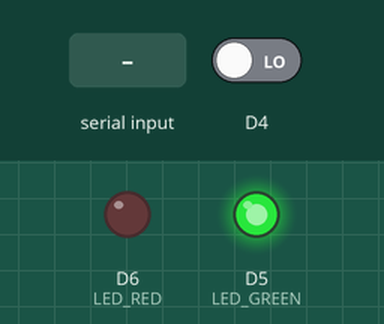
Simulated run of this sketch. Board: ESP8266 (NodeMCU). On the bench: output pins drawn as LEDs (lit = HIGH). The inputs (shaded band) are chosen by the test bench; at power-on: D4 LOW. WiFi joins after 1.5 s; servers stay silent unless stated; what the sketch prints to the serial monitor is not drawn.

Above: at 2.7 s.
2.8 s: "C00478\n" received over the second serial link
At 3.6 s:
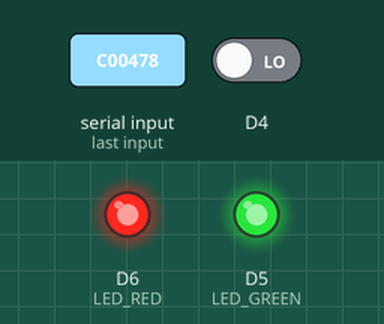
5.3 s: "D00003\n" received over the second serial link
At 6.6 s:
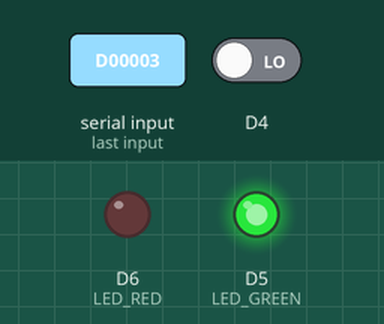
7.8 s: "C" received over the second serial link
At 8.5 s:
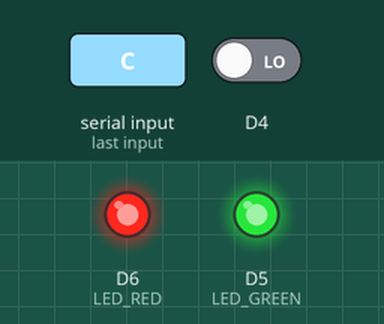
Timing chart, 0 to 10.8 s (numbered marks = the images above; inputs shaded):
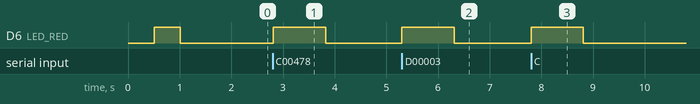

The sketch:

node-mcu-code.ino
```cpp
/**
    Interfacing Node MCU with Arduino
    |------------------------------------|
    |            Node MCU    Arduino     |
    |            ESP8266     Uno 3       |
    |Signal      Pin         Pin         |
    |------------------------------------|
    |VIN         VIN         VIN         |
    |GND         GND         GND         |
    |RX          D3          D3          |
    |TX          D2          D2          |
    -------------------------------------


*/
/*
   Result code to comunication NodeMCU with Arduino.
*/
#define RES_SUCCESS 1           //Code: 1 Send data to server success Car in.
#define RES_SUCCESS 2           //Code: 2 Send data to server success Car out.
#define RES_NO_INTERNET 3       //Code: 3 NodeMCU can't connect WiFi.
#define RES_ERROR 4             //Code: 4 Connection error.

/**
   LED
*/
#define LED_GREEN D5
#define LED_RED D6

//WiFi ---------------------------------
#include <ESP8266WiFi.h>
#include <ESP8266HTTPClient.h>

const char* ssid     = "Room309";  //WiFi name
const char* password = "password";    //Passord
const char* serverApi = "http://192.168.137.248"; //Server ip address
const int serverPort = 80;            //port
HTTPClient http;

//Serial ---------------------------------
#include <SoftwareSerial.h>
SoftwareSerial NodeSerial(D2, D3); // RX | TX

//Json -----------------------------------
#include <ArduinoJson.h>

//Valiable --------------------------------
//String data;

//Functions!!!-----------------------------
void connectWiFi() {
  Serial.print(F("Connecting to: ")); Serial.println(ssid);

  /* Explicitly set the ESP8266 to be a WiFi-client, otherwise, it by default,
     would try to act as both a client and an access-point and could cause
     network-issues with your other WiFi-devices on your WiFi-network. */
  WiFi.mode(WIFI_STA);
  WiFi.begin(ssid, password);

  while (WiFi.status() != WL_CONNECTED) {
    delay(500);
    Serial.print(F("."));
    digitalWrite(LED_RED, !digitalRead(LED_RED));
  }
  digitalWrite(LED_RED, LOW);
  digitalWrite(LED_GREEN, HIGH);
  Serial.println(F(""));
  Serial.println(F("WiFi connected"));
  Serial.print(F("IP address: ")); Serial.println(WiFi.localIP());
}
/**
   Listener Arduino un send data drom serial port.
*/
void serialListener() {
  String data = ""; //clear data
  while (NodeSerial.available() > 0) {
    digitalWrite(LED_RED, !digitalRead(LED_BUILTIN));
    char character = NodeSerial.read();
    Serial.print("Character: "); Serial.println(String(character));
    data.concat(character);
  }

  delay(10);
  if (data != "") {
    Serial.println("-----------------------------");
    digitalWrite(LED_RED, LOW);
    Serial.println(("Data From Arduino: " + data));

    String carData;
    String driverData;
    int commaIndex = data.indexOf(',');
    carData = data.substring(0, commaIndex);
    driverData = data.substring((commaIndex + 1));
    Serial.println("Car: " + carData + ", Driver: " + driverData);

    if ((carData != "") && (driverData != "") && (carData.charAt(0) == 'C') && (carData.length() == 6) &&
        (driverData.charAt(0) == 'D') && (driverData.length() == 6)) {
      postData(carData, driverData);
    } else {
      digitalWrite(LED_RED, HIGH);
      onResponse(400);
      delay(1000);
      digitalWrite(LED_RED, LOW);
    }
  }
}
/**
   Send result code to arduino uno
*/
void onResponse(int result) {
  NodeSerial.print(result);
}
/**
   Post data to server
*/
void postData(String carData, String driver) {
  digitalWrite(LED_GREEN, LOW);
  Serial.println("Post data");
  http.setTimeout(2000);
  http.begin("http://192.168.137.248/rfid/api/?action=post_in_out");
  http.addHeader("Content-Type", "application/x-www-form-urlencoded");
  int httpCode = http.POST("car=" + carData + "&driver=" + driver);
  digitalWrite(LED_GREEN, HIGH);
  if (httpCode > 0) { //Check the returning code
    String payload = http.getString();   //Get the request response payload
    //Serial.println(payload);             //Print the response payload
    createResponse(payload);
  } else {
    Serial.printf("[HTTP   ] POST... failed with code: %d, error: %s\n", httpCode, http.errorToString(httpCode).c_str());
    digitalWrite(LED_RED, HIGH);
    delay(1000);
    digitalWrite(LED_RED, LOW);
  }
  http.end();
}
/**
   Create response
*/
void createResponse(String payload) {
  StaticJsonBuffer<200> jsonBuffer;
  JsonObject& root  = jsonBuffer.parseObject(payload);
  String Status = root["status"];
  int results = root["results"];
  String message = root["message"];

  Serial.println("Status: " + Status);
  Serial.println("Result: " + String(results));
  Serial.println("Message: " + message);

  onResponse(results);
  digitalWrite(LED_GREEN, HIGH);
  digitalWrite(LED_RED, LOW);
}
void getExample() {
  if (WiFi.status() == WL_CONNECTED) { //Check WiFi connection status
    HTTPClient http;  //Declare an object of class HTTPClient
    http.begin("http://jsonplaceholder.typicode.com/users/1");  //Specify request destination
    int httpCode = http.GET();                                                                  //Send the request
    if (httpCode > 0) { //Check the returning code
      String payload = http.getString();   //Get the request response payload
      Serial.println(payload);                     //Print the response payload
    }
    http.end();   //Close connection
  }
  delay(30000);    //Send a request every 30 seconds
}
void setup() {
  //pinMode(LED_BUILTIN, OUTPUT);     // Initialize the LED_BUILTIN pin as an output
  pinMode(D2, INPUT);
  pinMode(D3, OUTPUT);
  pinMode(LED_GREEN, OUTPUT);
  pinMode(LED_RED, OUTPUT);
  Serial.begin(115200);
  delay(10);
  NodeSerial.begin(115200);

  digitalWrite(LED_GREEN, LOW);
  digitalWrite(LED_RED, LOW);

  connectWiFi();
  Serial.println(F("Start.."));
}
void loop() {
  //Blink LDD Example
  //digitalWrite(LED_BUILTIN, !digitalRead(LED_BUILTIN));
  //delay(1000);

  //test post data
  //postData("C00478", "D00003");

  serialListener();
}
```

Measured:
- after the input at 2.8 s, D6 (LED_RED): LOW → HIGH at once, → LOW 1.0 s later
- after the input at 5.3 s, D6 (LED_RED): LOW → HIGH at once, → LOW 1.0 s later
- after the input at 7.8 s, D6 (LED_RED): LOW → HIGH at once, → LOW 1.0 s later
